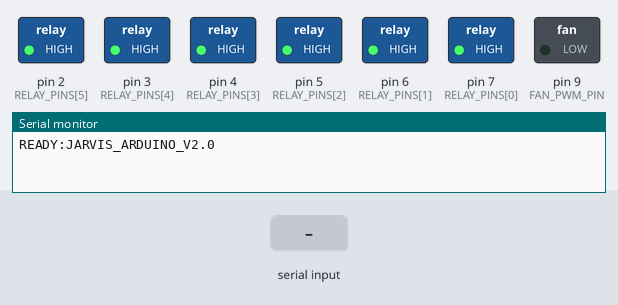
The sketch below on a simulated Arduino Uno, built with avr-gcc and run on an emulated ATmega328P. On the bench: switched loads named in the sketch (green lamp = pin HIGH), the last lines printed to the serial monitor. The test bench sets the inputs (shaded band).

Above: at 1.2 s.
1.3 s: "FAN_SPEED:90\n" received over Serial
At 1.9 s:
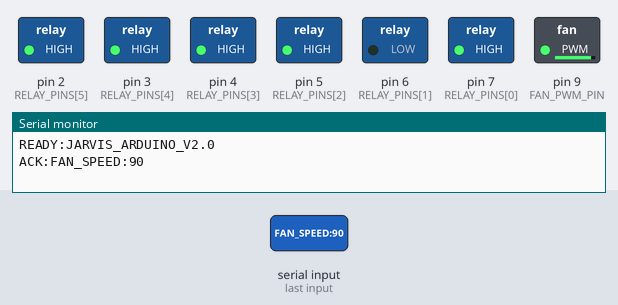
2.8 s: "ALL:\n" received over Serial
At 4.2 s:
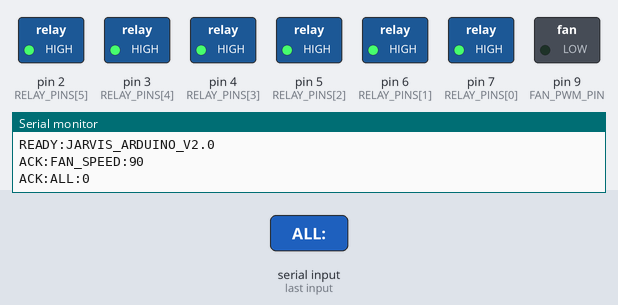
Timing chart, 0 to 5.8 s (numbered marks = the images above; inputs shaded):
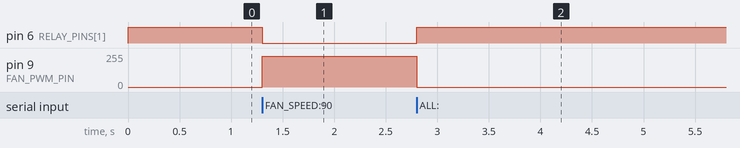

The sketch:

jarvis_home_automation.ino
```cpp
/*
  JARVIS HOME AUTOMATION - ARDUINO FIRMWARE V2.0
  Compatible with Arduino Uno / Nano / Mega / ESP32
  Baud: 115200
*/

#include <EEPROM.h>

const bool ACTIVE_LOW_RELAY = true; // True for standard active-LOW relay boards

const int RELAY_PINS[] = {7, 6, 5, 4, 3, 2};
const int NUM_RELAYS = sizeof(RELAY_PINS) / sizeof(RELAY_PINS[0]);
const int FAN_PWM_PIN = 9;

bool relayStates[NUM_RELAYS];
int currentFanSpeed = 0;
String inputString = "";
bool stringComplete = false;

void applyRelayState(int pin, bool turnOn) {
  if (ACTIVE_LOW_RELAY) {
    digitalWrite(pin, turnOn ? LOW : HIGH);
  } else {
    digitalWrite(pin, turnOn ? HIGH : LOW);
  }
}

int getRelayIndex(int pin) {
  for (int i = 0; i < NUM_RELAYS; i++) {
    if (RELAY_PINS[i] == pin) return i;
  }
  return -1;
}

void setup() {
  Serial.begin(115200);
  while (!Serial) { ; }
  inputString.reserve(64);

  for (int i = 0; i < NUM_RELAYS; i++) {
    pinMode(RELAY_PINS[i], OUTPUT);
    relayStates[i] = false;
    applyRelayState(RELAY_PINS[i], false);
  }

  pinMode(FAN_PWM_PIN, OUTPUT);
  analogWrite(FAN_PWM_PIN, 0);

  Serial.println("READY:JARVIS_ARDUINO_V2.0");
}

void loop() {
  while (Serial.available()) {
    char inChar = (char)Serial.read();
    if (inChar == '\n' || inChar == '\r') {
      if (inputString.length() > 0) {
        stringComplete = true;
      }
    } else {
      inputString += inChar;
    }
  }

  if (stringComplete) {
    processCommand(inputString);
    inputString = "";
    stringComplete = false;
  }
}

void processCommand(String cmd) {
  cmd.trim();

  // RELAY:<pin>:<state>
  if (cmd.startsWith("RELAY:")) {
    int firstColon = cmd.indexOf(':');
    int secondColon = cmd.indexOf(':', firstColon + 1);
    if (secondColon != -1) {
      int pin = cmd.substring(firstColon + 1, secondColon).toInt();
      int val = cmd.substring(secondColon + 1).toInt();
      bool state = (val == 1);
      int idx = getRelayIndex(pin);
      if (idx != -1) {
        relayStates[idx] = state;
        applyRelayState(pin, state);
        Serial.print("ACK:RELAY:");
        Serial.print(pin);
        Serial.print(":");
        Serial.println(state ? "1" : "0");
      } else {
        Serial.print("ERR:INVALID_PIN:");
        Serial.println(pin);
      }
    }
  }

  // FAN_SPEED:<speed_0_to_100>
  else if (cmd.startsWith("FAN_SPEED:")) {
    int val = cmd.substring(10).toInt();
    val = constrain(val, 0, 100);
    currentFanSpeed = val;
    int pwmVal = map(val, 0, 100, 0, 255);
    analogWrite(FAN_PWM_PIN, pwmVal);

    int fanRelayIdx = getRelayIndex(6);
    if (fanRelayIdx != -1) {
      relayStates[fanRelayIdx] = (val > 0);
      applyRelayState(6, val > 0);
    }
    Serial.print("ACK:FAN_SPEED:");
    Serial.println(val);
  }

  // ALL:<state>
  else if (cmd.startsWith("ALL:")) {
    int val = cmd.substring(4).toInt();
    bool state = (val == 1);
    for (int i = 0; i < NUM_RELAYS; i++) {
      relayStates[i] = state;
      applyRelayState(RELAY_PINS[i], state);
    }
    if (!state) {
      analogWrite(FAN_PWM_PIN, 0);
      currentFanSpeed = 0;
    }
    Serial.print("ACK:ALL:");
    Serial.println(state ? "1" : "0");
  }

  // STATUS
  else if (cmd.equalsIgnoreCase("STATUS")) {
    Serial.print("STATE:");
    for (int i = 0; i < NUM_RELAYS; i++) {
      Serial.print(RELAY_PINS[i]);
      Serial.print("=");
      Serial.print(relayStates[i] ? "1" : "0");
      if (i < NUM_RELAYS - 1) Serial.print(",");
    }
    Serial.println();
  }

  // PING:<id>
  else if (cmd.startsWith("PING")) {
    Serial.print("PONG");
    if (cmd.length() > 4) {
      Serial.print(cmd.substring(4));
    }
    Serial.println();
  }

  // RESET
  else if (cmd.equalsIgnoreCase("RESET")) {
    for (int i = 0; i < NUM_RELAYS; i++) {
      relayStates[i] = false;
      applyRelayState(RELAY_PINS[i], false);
    }
    analogWrite(FAN_PWM_PIN, 0);
    Serial.println("ACK:RESET");
  }

  else {
    Serial.print("ERR:UNKNOWN_COMMAND:");
    Serial.println(cmd);
  }
}
```

Measured:
- after the input at 1.3 s, pin 6 (RELAY_PINS[1]): HIGH → LOW at once; pin 9 (FAN_PWM_PIN): 0/255 → 229/255 at once
- after the input at 2.8 s, pin 6 (RELAY_PINS[1]): LOW → HIGH at once; pin 9 (FAN_PWM_PIN): 229/255 → 0/255 at once
